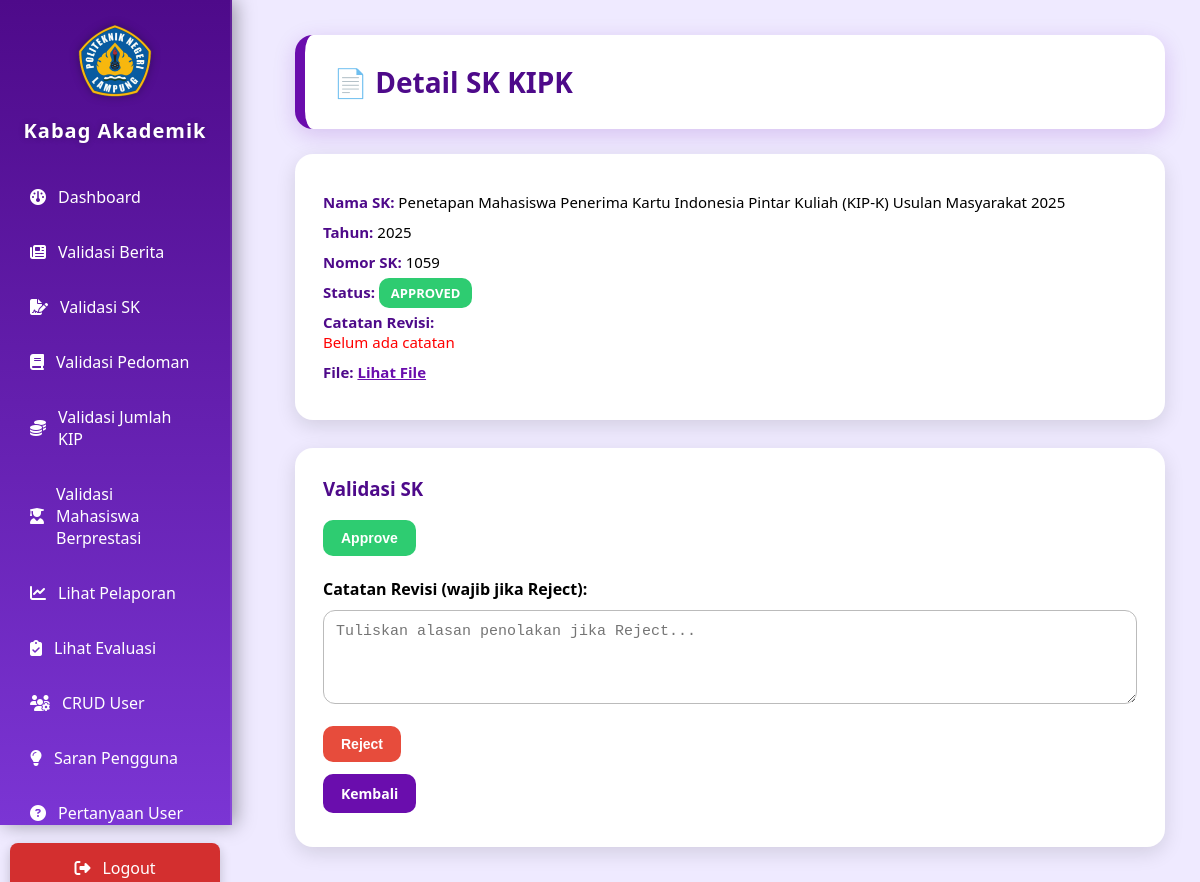
Screenshot of /kabag_akademik/validasi_sk_detail.php?id=14 (signed in) with the database file from the repository.
### tables this page shows
CREATE TABLE `sk_kipk` (
  `id_sk_kipk` int(11) NOT NULL,
  `nama_sk` varchar(255) NOT NULL,
  `tahun` year(4) NOT NULL,
  `nomor_sk` varchar(100) DEFAULT NULL,
  `file_path` varchar(255) DEFAULT NULL,
  `file_url` varchar(255) DEFAULT NULL,
  `status` enum('pending','approved','rejected') DEFAULT 'pending',
  `catatan_revisi` text DEFAULT NULL,
  `approved_by` int(11) UNSIGNED DEFAULT NULL,
  `id_admin` int(11) UNSIGNED DEFAULT NULL
);

### kabag_akademik/validasi_sk_detail.php (the view, shortened to what this page needs)
<?php
include '../koneksi.php';
include 'sidebar.php';
$id = intval($_GET['id']);
$q = mysqli_query($koneksi, "SELECT * FROM sk_kipk WHERE id_sk_kipk=$id");
$d = mysqli_fetch_assoc($q);
?>
<div class="content-wrapper">
    <div class="header-card">
        <h2>📄 Detail SK KIPK</h2>
    </div>
    <div class="detail-card">
        <p><span class="detail-label">Nama SK:</span> <?= htmlspecialchars($d['nama_sk']); ?></p>
        <p><span class="detail-label">Tahun:</span> <?= htmlspecialchars($d['tahun']); ?></p>
        <p><span class="detail-label">Nomor SK:</span> <?= htmlspecialchars($d['nomor_sk']); ?></p>
        <p>
            <span class="detail-label">Status:</span>
            <?php
                $status_lower = strtolower($d['status']);
                $badgeClass =
                    ($status_lower == "approved") ? "success" :
                    (($status_lower == "pending") ? "pending" : "danger");
            ?>
            <span class="badge <?= $badgeClass; ?>"><?= strtoupper($d['status']); ?></span>
        </p>
        <p>
            <span class="detail-label">Catatan Revisi:</span><br>
            <?= !empty($d['catatan_revisi']) ? nl2br(htmlspecialchars($d['catatan_revisi'])) : "<span style='color:red;'>Belum ada catatan</span>"; ?>
        </p>
        <p>
            <span class="detail-label">File:</span>
            <?php if(!empty($d['file_url'])): ?>
                <a href="<?= $d['file_url']; ?>" target="_blank" style="color:#6a0dad; font-weight:bold;">Lihat File</a>
            <?php else: ?>
                Tidak ada file
            <?php endif; ?>
        </p>
    </div>
    <div class="form-card">
        <h3 style="color:#4e0a8a; font-weight:800; margin-top:0;">Validasi SK</h3>
        <form action="validasi_sk_proses.php" method="post" onsubmit="return validateReject(this);">
            <button type="submit" name="s" value="approved" class="btn btn-approve">Approve</button>
            <br><br>
            <label><b>Catatan Revisi (wajib jika Reject):</b></label>
            <textarea name="catatan_revisi" rows="4" placeholder="Tuliskan alasan penolakan jika Reject..."></textarea>
            <br><br>
            <button type="submit" name="s" value="rejected" class="btn btn-reject">Reject</button>
            <br><br>
            <a href="validasi_sk.php" class="btn btn-back" style="text-decoration:none;">Kembali</a>
        </form>
    </div>
</div>

### kabag_akademik/validasi_sk_detail.php (style rules this page uses)
.content-wrapper { margin-left: 260px; padding: 35px; }
.header-card { background: #ffffff; padding: 28px; border-radius: 18px; border-left: 10px solid #6a0dad; box-shadow: 0 6px 22px rgba(106, 13, 173, 0.18); margin-bottom: 25px; }
.header-card h2 { margin: 0; font-size: 28px; font-weight: 800; color: #4e0a8a; }
.detail-card { background: white; padding: 28px; border-radius: 18px; box-shadow: 0 6px 20px rgba(0,0,0,0.12); margin-bottom: 28px; }
.detail-card p { font-size: 15px; margin: 10px 0; }
.detail-label { font-weight: bold; color: #4e0a8a; }
.badge { padding: 6px 12px; border-radius: 10px; color: white; font-size: 13px; font-weight: 600; }
.success { background: #2ecc71; }
.form-card { background: white; padding: 28px; border-radius: 18px; box-shadow: 0 6px 20px rgba(0,0,0,0.12); }
textarea { width: 100%; padding: 12px; font-size: 15px; border-radius: 12px; border: 1px solid #bbb; resize: vertical; margin-top: 10px; }
.btn { padding: 10px 18px; border-radius: 10px; font-size: 14px; font-weight: 600; color: white; border: none; cursor: pointer; transition: 0.2s; }
.btn-approve { background: #2ecc71; }
.btn-reject { background: #e74c3c; }
.btn-back { background: #6a0dad; }

### rows the page displays
sk_kipk: nama_sk "Penetapan Mahasiswa Penerima Kartu Indonesia Pintar Kuliah (KIP-K) Usulan Masyarakat 2025", tahun "2025", nomor_sk "1059", status "APPROVED"
